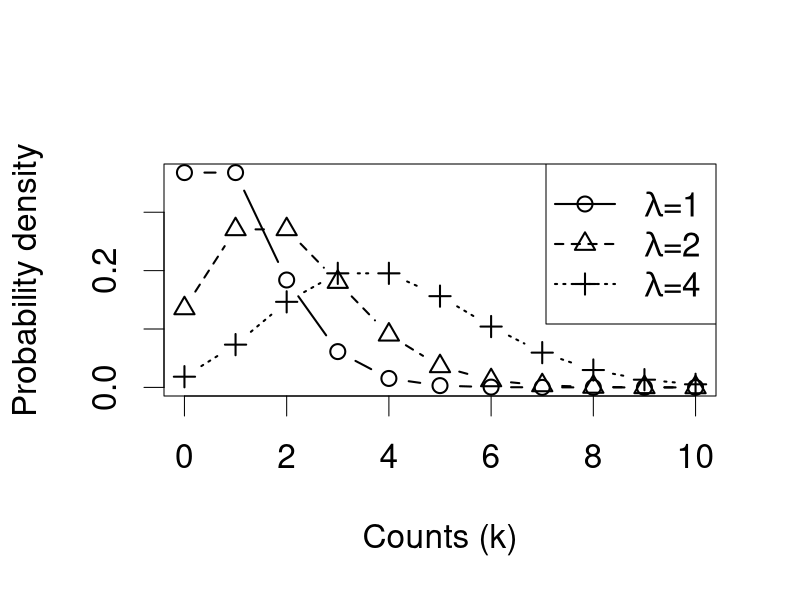
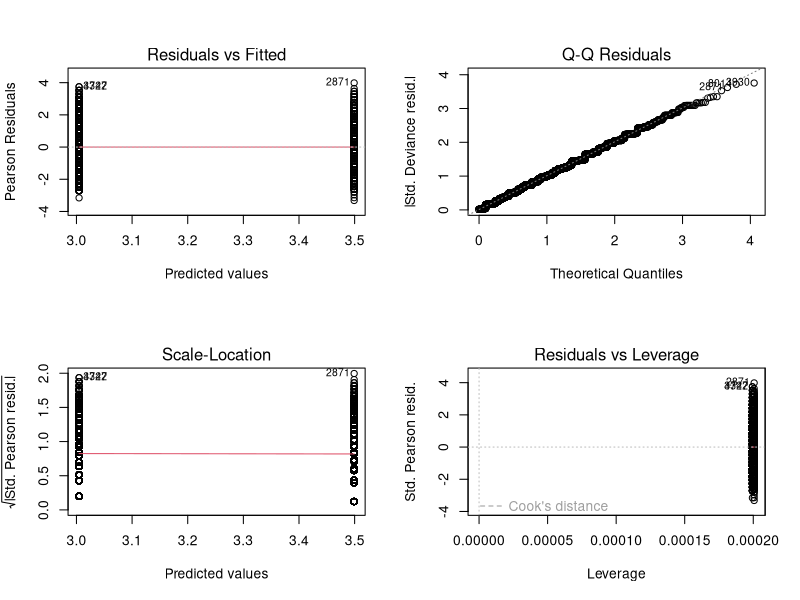
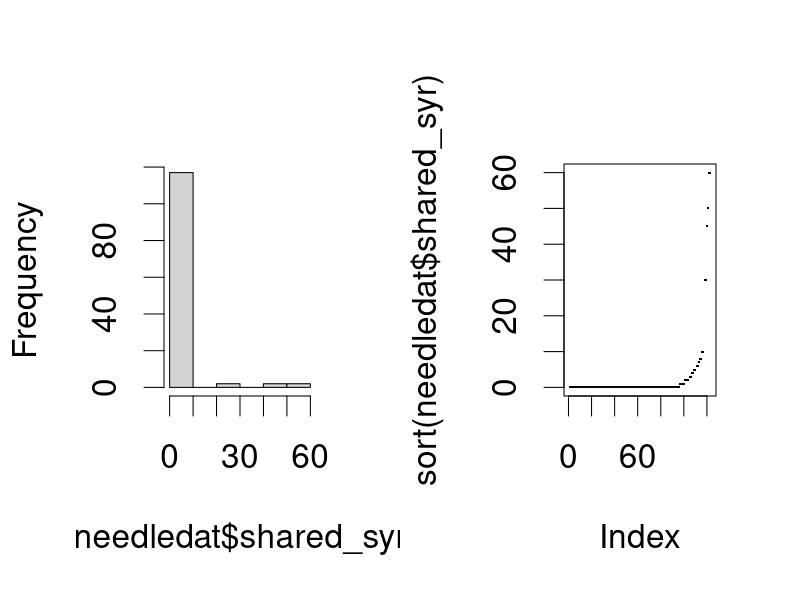
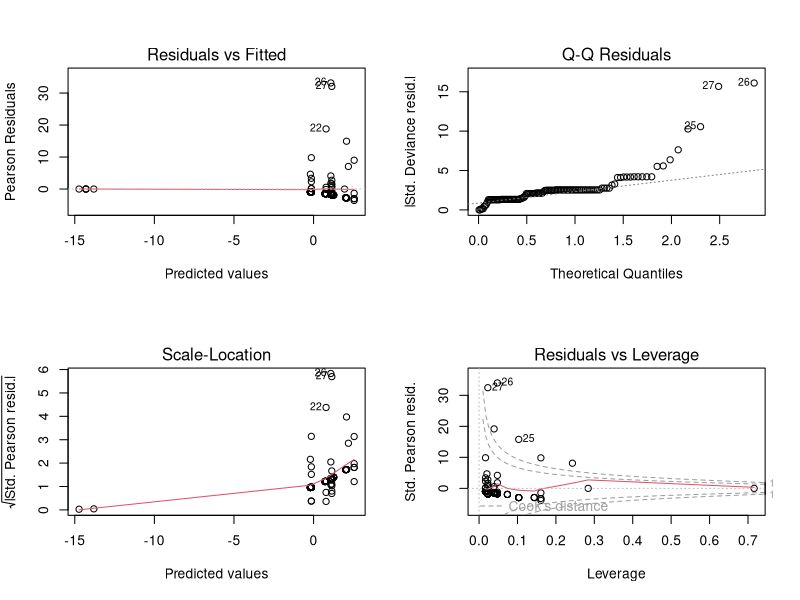

Write the R code that produced these figures, in order.
## ---- chunk 1
par(cex=2)  #increase size of type and axes
plot(x=0:10, y=dpois(0:10, lambda=1), 
     type="b", lwd=2,
     xlab="Counts (k)", ylab="Probability density")
lines(x=0:10, y=dpois(0:10, lambda=2), 
      type="b", lwd=2, lty=2, pch=2)
lines(x=0:10, dpois(0:10, lambda=4), 
      type="b", lwd=2, lty=3, pch=3)
legend("topright", lwd=2, lty=1:3, pch=1:3,
       legend=c(expression(paste(lambda, "=1")),
                expression(paste(lambda, "=2")),
                expression(paste(lambda, "=4"))))
## ---- chunk 2
set.seed(1)
## ---- chunk 3
simdat <- data.frame(race=sample(c("white", "non-white"), size=10000, replace=TRUE))
simdat$race <- factor(simdat$race, levels=c("white", "non-white"))
simdat$y <- rpois(10000, lambda=ifelse(simdat$race=="white", exp(3.5), exp(3)))
fit <- glm(y ~ race, data=simdat, family=poisson("log"))
summary(fit)
## ---- chunk 4
(df <- fit$df.residual) #residual degrees of freedom
(res.dev <- sum(fit$deviance))  #total residual deviance
## ---- chunk 5
qchisq(0.95, df=1)
## ---- chunk 6
qchisq(0.95, df=9998)
## ---- chunk 7
par(mfrow=c(2,2))
plot(fit)
## ---- chunk 8
needledat = read.csv("needle_sharing.csv")
summary(needledat$shared_syr)
var(needledat$shared_syr, na.rm=TRUE)
## ---- chunk 9
par(mfrow=c(1,2), cex=2)
hist(needledat$shared_syr, main="")
plot(sort(needledat$shared_syr), pch=".")
## ---- chunk 10
needledat$homeless <- factor(needledat$homeless, levels=0:1, 
                             labels=c("no", "yes"))
## ---- chunk 11
fit.pois <- glm(shared_syr ~ sex + ethn + homeless, 
           data=needledat, family=poisson(link="log"))
summary(fit.pois)
## ---- chunk 12
par(mfrow=c(2,2))
plot(fit.pois)
